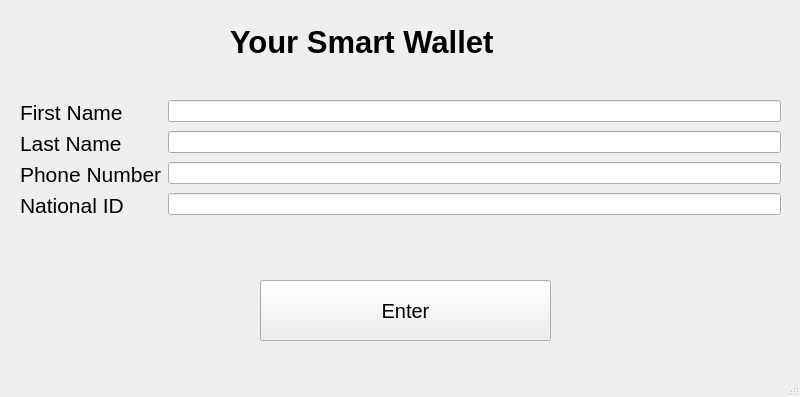
<?xml version="1.0" encoding="UTF-8"?>
<ui version="4.0">
 <class>MainWindow</class>
 <widget class="QMainWindow" name="MainWindow">
  <property name="geometry">
   <rect>
    <x>0</x>
    <y>0</y>
    <width>800</width>
    <height>397</height>
   </rect>
  </property>
  <property name="windowTitle">
   <string>MainWindow</string>
  </property>
  <widget class="QWidget" name="centralwidget">
   <widget class="QWidget" name="formLayoutWidget">
    <property name="geometry">
     <rect>
      <x>20</x>
      <y>100</y>
      <width>761</width>
      <height>161</height>
     </rect>
    </property>
    <property name="sizePolicy">
     <sizepolicy hsizetype="Preferred" vsizetype="Preferred">
      <horstretch>0</horstretch>
      <verstretch>0</verstretch>
     </sizepolicy>
    </property>
    <layout class="QFormLayout" name="formLayout">
     <item row="0" column="0">
      <widget class="QLabel" name="label">
       <property name="sizePolicy">
        <sizepolicy hsizetype="Preferred" vsizetype="Preferred">
         <horstretch>0</horstretch>
         <verstretch>0</verstretch>
        </sizepolicy>
       </property>
       <property name="font">
        <font>
         <pointsize>16</pointsize>
        </font>
       </property>
       <property name="text">
        <string>First Name</string>
       </property>
      </widget>
     </item>
     <item row="0" column="1">
      <widget class="QLineEdit" name="lineEdit"/>
     </item>
     <item row="1" column="0">
      <widget class="QLabel" name="label_2">
       <property name="sizePolicy">
        <sizepolicy hsizetype="Preferred" vsizetype="Preferred">
         <horstretch>0</horstretch>
         <verstretch>0</verstretch>
        </sizepolicy>
       </property>
       <property name="font">
        <font>
         <pointsize>16</pointsize>
        </font>
       </property>
       <property name="text">
        <string>Last Name</string>
       </property>
      </widget>
     </item>
     <item row="1" column="1">
      <widget class="QLineEdit" name="lineEdit_2"/>
     </item>
     <item row="2" column="0">
      <widget class="QLabel" name="label_3">
       <property name="sizePolicy">
        <sizepolicy hsizetype="Preferred" vsizetype="Preferred">
         <horstretch>0</horstretch>
         <verstretch>0</verstretch>
        </sizepolicy>
       </property>
       <property name="font">
        <font>
         <pointsize>16</pointsize>
        </font>
       </property>
       <property name="text">
        <string>Phone Number</string>
       </property>
      </widget>
     </item>
     <item row="2" column="1">
      <widget class="QLineEdit" name="lineEdit_3"/>
     </item>
     <item row="3" column="0">
      <widget class="QLabel" name="label_4">
       <property name="sizePolicy">
        <sizepolicy hsizetype="Preferred" vsizetype="Preferred">
         <horstretch>0</horstretch>
         <verstretch>0</verstretch>
        </sizepolicy>
       </property>
       <property name="font">
        <font>
         <pointsize>16</pointsize>
        </font>
       </property>
       <property name="text">
        <string>National ID</string>
       </property>
      </widget>
     </item>
     <item row="3" column="1">
      <widget class="QLineEdit" name="lineEdit_4"/>
     </item>
    </layout>
   </widget>
   <widget class="QLabel" name="label_5">
    <property name="geometry">
     <rect>
      <x>230</x>
      <y>20</y>
      <width>312</width>
      <height>44</height>
     </rect>
    </property>
    <property name="sizePolicy">
     <sizepolicy hsizetype="Preferred" vsizetype="Preferred">
      <horstretch>0</horstretch>
      <verstretch>0</verstretch>
     </sizepolicy>
    </property>
    <property name="font">
     <font>
      <pointsize>23</pointsize>
      <weight>75</weight>
      <italic>false</italic>
      <bold>true</bold>
     </font>
    </property>
    <property name="text">
     <string>Your Smart Wallet</string>
    </property>
   </widget>
   <widget class="QPushButton" name="pushButton">
    <property name="geometry">
     <rect>
      <x>260</x>
      <y>280</y>
      <width>291</width>
      <height>61</height>
     </rect>
    </property>
    <property name="sizePolicy">
     <sizepolicy hsizetype="Minimum" vsizetype="Preferred">
      <horstretch>0</horstretch>
      <verstretch>0</verstretch>
     </sizepolicy>
    </property>
    <property name="font">
     <font>
      <pointsize>15</pointsize>
     </font>
    </property>
    <property name="text">
     <string>Enter</string>
    </property>
   </widget>
  </widget>
  <widget class="QMenuBar" name="menubar">
   <property name="geometry">
    <rect>
     <x>0</x>
     <y>0</y>
     <width>800</width>
     <height>26</height>
    </rect>
   </property>
  </widget>
  <widget class="QStatusBar" name="statusbar"/>
 </widget>
 <resources/>
 <connections/>
</ui>
